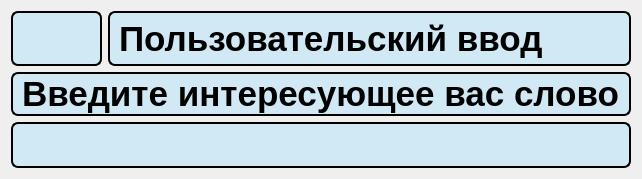
      <widget class="QWidget" name="user_search">
       <layout class="QVBoxLayout" name="verticalLayout_34">
        <item>
         <layout class="QVBoxLayout" name="verticalLayout_31">
          <item>
           <layout class="QVBoxLayout" name="verticalLayout_33" stretch="1,15">
            <item>
             <layout class="QHBoxLayout" name="horizontalLayout_13" stretch="2,21">
              <item>
               <widget class="QPushButton" name="back_6">
                <property name="sizePolicy">
                 <sizepolicy hsizetype="Expanding" vsizetype="Expanding">
                  <horstretch>0</horstretch>
                  <verstretch>0</verstretch>
                 </sizepolicy>
                </property>
                <property name="font">
                 <font>
                  <family>Comfortaa</family>
                  <pointsize>28</pointsize>
                  <bold>false</bold>
                 </font>
                </property>
                <property name="styleSheet">
                 <string notr="true">QPushButton {
                color: black;
                background-color: rgb(208, 233, 244);
                border: 2px solid black;
                border-radius: 7px;

            }
            QPushButton:hover {
                background-color: #d0dff4;
            } 
			QPushButton:pressed {
            	background-color: #1f6391;
        }</string>
                </property>
                <property name="text">
                 <string/>
                </property>
                <property name="icon">
                 <iconset resource="res_rc.qrc">
                  <normaloff>:/icon/icons/back.svg</normaloff>:/icon/icons/back.svg</iconset>
                </property>
               </widget>
              </item>
              <item>
               <widget class="QLabel" name="label_22">
                <property name="sizePolicy">
                 <sizepolicy hsizetype="Expanding" vsizetype="Expanding">
                  <horstretch>0</horstretch>
                  <verstretch>0</verstretch>
                 </sizepolicy>
                </property>
                <property name="styleSheet">
                 <string notr="true">color: black;
font-weight: bold;
font-size: 35px;
border: 2px solid black;
border-radius: 7px;
qproperty-alignment: 'AlignCenter';
background-color: rgb(208, 233, 244);
</string>
                </property>
                <property name="text">
                 <string>Пользовательский ввод</string>
                </property>
               </widget>
              </item>
             </layout>
            </item>
            <item>
             <layout class="QVBoxLayout" name="verticalLayout_32" stretch="1,1">
              <item>
               <widget class="QLabel" name="label_4">
                <property name="sizePolicy">
                 <sizepolicy hsizetype="Expanding" vsizetype="Expanding">
                  <horstretch>0</horstretch>
                  <verstretch>0</verstretch>
                 </sizepolicy>
                </property>
                <property name="styleSheet">
                 <string notr="true">color: black;
font-weight: bold;
font-size: 35px;
border: 2px solid black;
border-radius: 7px;
qproperty-alignment: 'AlignCenter';
background-color: rgb(208, 233, 244);
</string>
                </property>
                <property name="text">
                 <string>Введите интересующее вас слово</string>
                </property>
               </widget>
              </item>
              <item>
               <widget class="QLineEdit" name="lineEdit_2">
                <property name="sizePolicy">
                 <sizepolicy hsizetype="Expanding" vsizetype="Expanding">
                  <horstretch>0</horstretch>
                  <verstretch>0</verstretch>
                 </sizepolicy>
                </property>
                <property name="styleSheet">
                 <string notr="true">color: black;
font-weight: bold;
font-size: 35px;
border: 2px solid black;
border-radius: 7px;
qproperty-alignment: 'AlignCenter';
background-color: rgb(208, 233, 244);
</string>
                </property>
                <property name="text">
                 <string/>
                </property>
               </widget>
              </item>
             </layout>
            </item>
           </layout>
          </item>
         </layout>
        </item>
       </layout>
      </widget>
